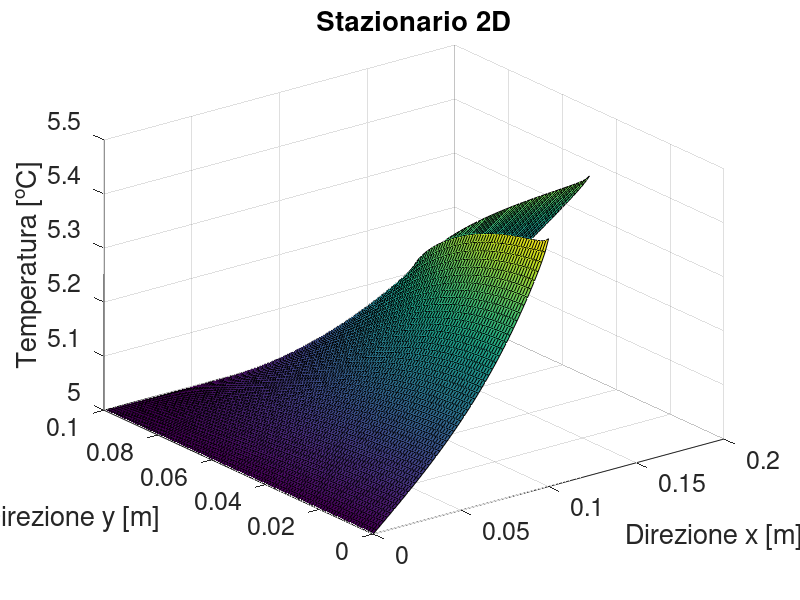

Here is the MATLAB script that generated this plot:
clc; clear; close all;
%% dati
% geometrici
Lx1 = .1;
Lx2 = .2;
Ly1 = .05;
Ly2 = .1;

% fisici
hh = 5;
Tint = 20;
Text = 5;
cond = 10;

%% griglia
nx2 = 101;
nx1 = ceil(nx2/2);
ny2 = 101;
ny1 = ceil(ny2/2);
ntot = nx1*(ny1-1)+nx2*(ny2-ny1+1);

xvet = linspace(0,Lx2,nx2);
yvet = linspace(0,Ly2,ny2);
dx = xvet(2)-xvet(1);
dy = yvet(2)-yvet(1);

[xmat,ymat] = meshgrid(xvet,yvet);

%% creo il problema
AA = sparse([],[],[],ntot,ntot,5*ntot);
bb = zeros(ntot,1);

% --- center ---
% center block south
for jx = 2:nx1-1
    for jy = 2:ny1
        kk = jx+(jy-1)*nx1;
        AA(kk,kk) = -2*cond*(1/dx^2+1/dy^2);
        if not(jy==ny1)
            AA(kk,kk+nx1) = cond/dy^2; % north
        else
            AA(kk,kk+nx2) = cond/dy^2; % north
        end
        AA(kk,kk-nx1) = cond/dy^2; % south
        AA(kk,kk-1) = cond/dx^2; % west
        AA(kk,kk+1) = cond/dx^2; % east
        % bb(kk) = 0 non ho generazione interna
    end
end

% center block north
for jx = 2:nx2-1
    for jy = ny1+1:ny2-1
        kk = jx+(jy-ny1-1)*nx2+nx1*ny1+nx2-nx1;
        AA(kk,kk) = -2*cond*(1/dx^2+1/dy^2);
        AA(kk,kk+nx2) = cond/dy^2; % north
        AA(kk,kk-nx2) = cond/dy^2; % south
        AA(kk,kk-1) = cond/dx^2; % west
        AA(kk,kk+1) = cond/dx^2; % east
        % bb(kk) = 0 non ho generazione interna
    end
end

% --- condizioni al contorno ---
% north (con north-west and north-east)
for jx = 1:nx2
    kk = nx1*(ny1-1)+nx2*(ny2-ny1)+jx;
    AA(kk,kk) = 1;
    bb(kk) = Text;
end

% south esterno
for jx = 2:nx1-1
    kk = jx;
    AA(kk,kk) = -2*(1/dx^2+1/dy^2);
    AA(kk,kk+nx1) = 2/dy^2; % north
    AA(kk,kk-1) = 1/dx^2; % west
    AA(kk,kk+1) = 1/dx^2; % east
    % bb(kk) = 0 neumann omogeneo
end

% center-center
AA(nx1*(ny1-1)+nx1,nx1*(ny1-1)+nx1) = -(3/dx^2+3/dy^2+hh/cond*(1/dy+1/dx));
AA(nx1*(ny1-1)+nx1,nx1*(ny1-1)+nx1+nx2) = 2/dy^2; % north
AA(nx1*(ny1-1)+nx1,nx1*(ny1-1)+nx1-nx1) = 1/dy^2; % south
AA(nx1*(ny1-1)+nx1,nx1*(ny1-1)+nx1-1) = 2/dx^2; % west
AA(nx1*(ny1-1)+nx1,nx1*(ny1-1)+nx1+1) = 1/dx^2; % east
bb(nx1*(ny1-1)+nx1) = -Tint*hh/cond*(1/dx+1/dy);

% south interno
for jx = nx1+1:nx2-1
    kk = nx1*(ny1-1)+jx;
    AA(kk,kk) = -2*(1/dx^2+1/dy^2+hh/cond/dy);
    AA(kk,kk+nx2) = 2/dy^2; % north
    AA(kk,kk-1) = 1/dx^2; % west
    AA(kk,kk+1) = 1/dx^2; % east
    bb(kk) = -2*Tint*hh/cond/dy;
end

% east-center
AA(nx1*(ny1-1)+nx2,nx1*(ny1-1)+nx2) = -(1/dx^2+1/dy^2+hh/cond*(1/dy+1/dx));
AA(nx1*(ny1-1)+nx2,nx1*(ny1-1)+nx2+nx2) = 1/dy^2; % north
AA(nx1*(ny1-1)+nx2,nx1*(ny1-1)+nx2-1) = 1/dx^2; % west
bb(nx1*(ny1-1)+nx2) = -hh*Tint/cond*(1/dx+1/dy);

% west (con south-west)
for jy = 1:ny2-1
    if jy<=ny1
        kk = (jy-1)*nx1+1;
    else
        kk = (ny1-1)*nx1+(jy-ny1)*nx2+1;
    end
    AA(kk,kk) = 1;
    bb(kk) = Text;
end

% east esterno
for jy = ny1+1:ny2-1
    kk = nx1*(ny1-1)+(jy-ny1+1)*nx2;
    AA(kk,kk) = -2*(1/dx^2+1/dy^2);
    AA(kk,kk+nx2) = 1/dy^2; % north
    AA(kk,kk-nx2) = 1/dy^2; % south
    AA(kk,kk-1) = 2/dx^2; % west
    % bb(kk) = 0 neumann omogeneo per simmetria
end

% south center
AA(nx1,nx1) = -(1/dx^2+1/dy^2+hh/cond*(1/dx+1/dy));
AA(nx1,nx1+nx1) = 1/dy^2; % north
AA(nx1,nx1-1) = 1/dx^2; % west
bb(nx1) = -hh*Tint/cond*(1/dy+1/dx);

% east interno
for jy = 2:ny1-1
    kk = nx1+(jy-1)*nx1;
    AA(kk,kk) = -2*(1/dx^2+1/dy^2+hh/cond/dx);
    AA(kk,kk+nx1) = 1/dy^2; % north
    AA(kk,kk-nx1) = 1/dy^2; % south
    AA(kk,kk-1) = 2/dx^2; % west
    bb(kk) = -2*hh*Tint/cond/dx;
end

% --- risolvo ---
TT = AA\bb;

%% reshape
TTmat = zeros(nx2,ny2);
for jx = 1:nx2
    for jy = 1:ny2
        if jx>nx1 && jy<ny1
            TTmat(jx,jy) = nan;
        else
            if jy<ny1
                kk = jx+(jy-1)*nx1;
            else
                kk = jx+(jy-ny1)*nx2+nx1*(ny1-1);
            end
            TTmat(jx,jy) = TT(kk);
        end
    end
end

%% calore disperso
% north
qnorth = (TTmat(1,ny2)*(1/dx^2+1/dy^2) - TTmat(2,ny2)/dx^2 - TTmat(1,ny2-1)/dy^2)*cond/(1/dx+1/dy);
jy = ny2;
for jx = 2:nx2-1
    qnorth = qnorth + 2*TTmat(jx,jy)*(1/dx^2+1/dy^2)*cond*dy/2; % center
    qnorth = qnorth - 2*TTmat(jx,jy-1)/dy^2*cond*dy/2; % south
    qnorth = qnorth - TTmat(jx-1,jy)/dx^2*cond*dy/2; % west
    qnorth = qnorth - TTmat(jx+1,jy)/dx^2*cond*dy/2; % east
end
qnorth = qnorth + (TTmat(nx2,ny2)*(1/dx^2+1/dy^2) - TTmat(nx2-1,ny2)/dx^2 - TTmat(nx2,ny2-1)/dy^2)*cond/(1/dx+1/dy);
fprintf('Il calore disperso a nord vale: %.3f W.\n', - qnorth)

% west
qwest = (TTmat(1,1)*(1/dx^2+1/dy^2) - TTmat(2,1)/dx^2 - TTmat(1,2)/dy^2)*cond/(1/dx+1/dy);
jx = 1;
for jy = 2:ny2-1
    qwest = qwest + 2*TTmat(jx,jy)*(1/dx^2+1/dy^2)*cond*dx/2; % center
    qwest = qwest - TTmat(jx,jy+1)/dy^2*cond*dx/2; % north
    qwest = qwest - TTmat(jx,jy-1)/dy^2*cond*dx/2; % south
    qwest = qwest - 2*TTmat(jx+1,jy)/dx^2*cond*dx/2; % east
end
qwest = qwest + (TTmat(1,ny2)*(1/dx^2+1/dy^2) - TTmat(2,ny2)/dx^2 - TTmat(1,ny2-1)/dy^2)*cond/(1/dx+1/dy);
fprintf('Il calore disperso a nord vale: %.3f W.\n', - qwest)


%% post production
figure
surf(xmat,ymat,TTmat','facecolor','interp');
xlabel('Direzione x [m]')
ylabel('Direzione y [m]')
zlabel('Temperatura [^oC]')
set(gca,'fontsize',18)
title('Stazionario 2D')
